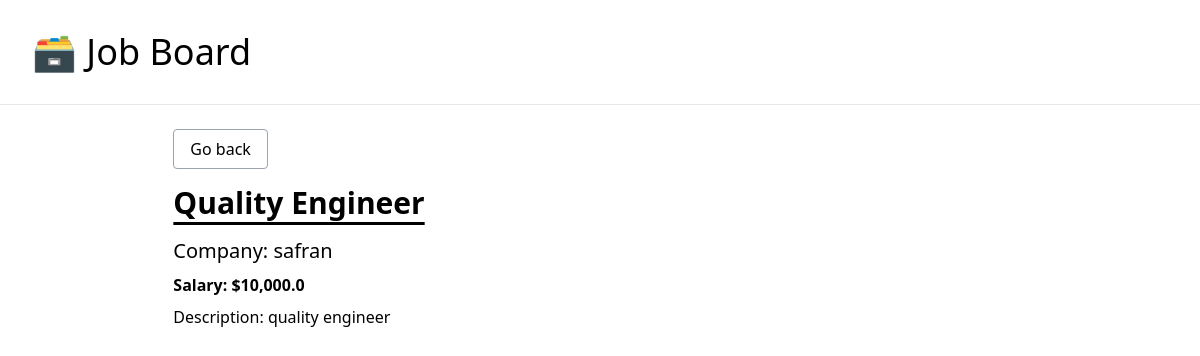
The app's page /job/3/ with its own data.
### job_board/models.py (models this page shows, shortened)
class JobPosting(models.Model):
    title = models.CharField(max_length=100)
    description = models.TextField()
    company =  models.CharField(max_length=100)
    salary = models.FloatField()
    is_active = models.BooleanField(default=False)

### job_board/views.py (the view)
# urls.py: path('job/<int:pk>/', job_detail,name='job-detail'),
def job_detail(request,pk):
    job_posts = get_object_or_404(JobPosting,pk=pk, is_active=True)
    context = {
        'job':job_posts
    }
    return render(request,'job_board/detail.html',context)

### job_board/templates/job_board/detail.html
{% extends 'job_board/_base.html' %}
{% load humanize %}
{% block content %}
<div class="w-10/12 mx-auto">
    <p class="pb-6"><a href="{% url 'home' %}" class="border border-gray-400 rounded px-4 py-2 hover:bg-gray-200">Go back</a></p>
    <h1 class="text-3xl font-semibold pb-4 underline underline-offset-8">{{job.title}}</h1>
    <p class="pb-2 text-xl">Company: {{job.company}}</p>
    <p class="pb-2 font-semibold">Salary: ${{job.salary|intcomma}}</p>
    <p>Description: {{job.description}}</p>
</div>
{% endblock content %}

### records on screen
JobPosting: title "Quality Engineer", company "safran", salary "10,000.0", description "quality engineer"
